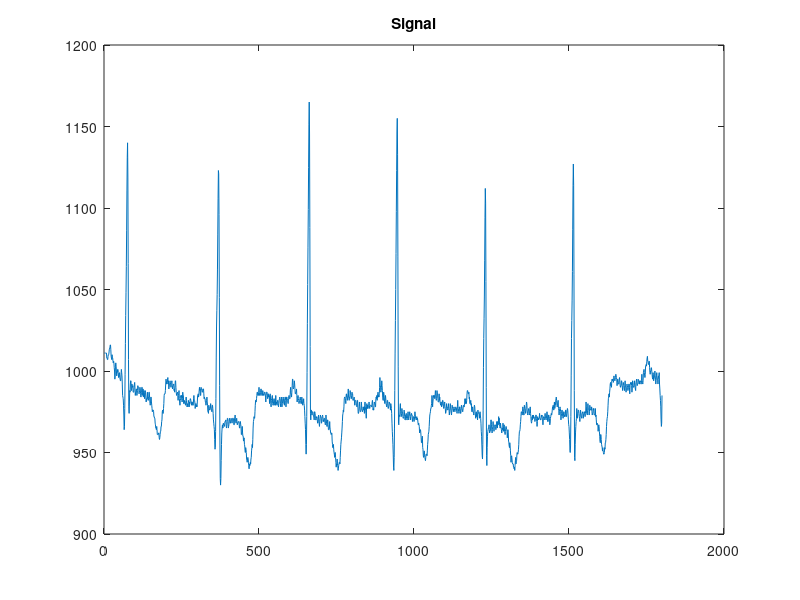

Write MATLAB code to recreate this figure. (Note: this script raises an error after producing the figure.)
% File: wavdemo.m
% demonstrates various commands in the wavelet toolbox
clc;
clear all;
close all;
global e3;
% load sumsin
% x=sumsin;
load 100m;
me1=[0.85916,0.15893,0.85917,0.39038,69.916];
me2=[0.86125,0.14727,0.86018,0.446,69.781];
cov1=[0.0007067	-0.00080978	0.00070534	6.301e-005	-0.069454;
-0.00080978	0.013886	-0.00079216	-0.00031452	0.11299;
0.00070534	-0.00079216	0.00070404	6.2894e-005	-0.069259;
6.301e-005	-0.00031452	6.2894e-005	0.00031071	-0.007983;
-0.069454	0.11299	-0.069259	-0.007983	7.2403];
cov2=[0.00023458	-0.00062327	0.00013742	5.2401e-005	-0.013761;
-0.00062327	0.0082389	-0.00061148	-0.00056997	0.06373;
0.00013742	-0.00061148	0.00022262	0.000116	-0.020627;
5.2401e-005	-0.00056997	0.000116	0.038663	-0.010595;
-0.013761	0.06373	-0.020627	-0.010595	1.9439];
n=length(val);
n1=n/2;
e=mod(n,50);
w=(n-e)/50;
for i=1:n1;
    s(i)=(val(i));
end
%plot the original signal
aa=1:length(s);
q=length(val);
w=length(s);
figure;
plot(aa,s);
title('Signal');
[C,L] = wavedec(s,8,'db6');
A8 = wrcoef('a', C, L, 'db6', 8);
D8 = wrcoef('d', C, L, 'db6', 8);
D7 = wrcoef('d', C, L, 'db6', 7);
D6 = wrcoef('d', C, L, 'db6', 6);
D5 = wrcoef('d', C, L, 'db6', 5);
D4 = wrcoef('d', C, L, 'db6', 4);
D3 = wrcoef('d', C, L, 'db6', 3);
D2 = wrcoef('d', C, L, 'db6', 2);
A1 = wrcoef('a', C, L, 'db6', 1);
D1 = wrcoef('d', C, L, 'db6', 1);
z=D8+D7+D6+D5+D4+D3+D2+D1+A8;
a=[z' s'];
e1=D3+D4+D5; 
e2=D4.*(D3+D5)/(2^8); %R peak
E3=abs(e1.*e2); 
e11=abs(e1.*e1);%QRS complex
%%%%%%%%%%%%%%%%%%%%%%%%%%%%%%%%%%%%%%%%%%%%%%%%%%%%%%%%%%%%%%%%%%%%%%%%%%%
%R-peak
b=0;
j=1;
for i=1:length(e11)
    if e11(i)>0.1
        r(i)=1;
        b(j)=i;
        j=j+1;
    else
        r(i)=0;
    end
end
j=1;
k=1;
l=1;
for i=1:(length(b)-1)
        if (b(i+1)-b(i)<50)
            d(k)=s(b(i));
            k=k+1;
        else
            d(k)=s(b(i));
            [c,j]=max(d(1:k));
            r_max(l)=c;
            r_ind(l)=b(j);
            d=0;
            k=k+1;
            l=l+1;            
        end
end
d(k)=s(b(i+1));
[c,j]=max(d(1:k));
r_max(l)=c;
r_ind(l)=b(k);
rwave(length(s))=0;
for i=1:length(b)
    if(s(b(i))>0.1)
        rwave(b(i))=1;
    else
        rwave(b(i))=0;
    end
end
j=1;
r_peak(length(s))=0;
while(j<length(r_ind))
    for i=1:length(r)
        r_peak(r_ind(j))=1;
    end
    j=j+1;
end
figure
plot(1:length(s),s,'g',1:length(r_peak),r_peak,'r');
title('R-Peak');
%%%%%%%%%%%%%%%%%%%%%%%%%%%%%%%%%%%%%%%%%%%%%%%%%%%%%%%%%%%%%%%%%%%%%%%%%%%
%Q-peak
e3=D2+D3+D4+D5;
for i=1:length(e3)
    e(i+3)=e3(i);
end
e(length(e):length(e)+2)=0;
for i=3:length(e3)
    f(i)=(-e(i+2)+8*(e(i+1))-8*(e(i-1))+e(i-2))/12;
end
f1=0;
for i=1:length(f)
    f1(i+25)=f(i);
end
for i=1:length(r_ind)
    j=r_ind(i)-5;
    y=-1;
    if(r_ind(i)>5)
    while(y<0)
        y=f1(j-1)-f1(j);
        j=j-1;
    end
    q_ind(i)=j;
    q_max(i)=s(j);
    q_peak(j)=-1;
    end
end
figure
plot(1:length(s),s,'g',1:length(q_peak),q_peak,'r');
title('Q-Peak');
%%%%%%%%%%%%%%%%%%%%%%%%%%%%%%%%%%%%%%%%%%%%%%%%%%%%%%%%%%%%%%%%%%%%%%%%%%%
%S-peak
for i=1:length(r_ind)
    j=r_ind(i)+5;
    y=-1;
    if(r_ind(i)>5)
    while(y<0)
        y=f(j)-f(j+1);
        j=j+1;
    end
    s_ind(i)=j+1;
    s_max(i)=s(j+1);
    end
end
for i=1:length(s_ind)
    if(s_ind(i)>20)
    [val ind]=min(s((s_ind(i)-20):(s_ind(i)+20)));
    s_ind(i)=ind+s_ind(i);
    s_max(i)=s(s_ind(i));
    s_peak(s_ind(i))=-1;
    else
    [val ind]=max(s(1:s_ind(i)+20));
    s_ind(i)=ind+s_ind(i);
    s_max(i)=s(ind+s_ind(i));
    s_peak(ind+s_ind(i))=-1;
    end
end
s(length(s)+1:length(s)+100)=0;
figure
plot(1:length(s),s,'g',1:length(s_peak),s_peak,'r');
title('S_peak');
%%%%%%%%%%%%%%%%%%%%%%%%%%%%%%%%%%%%%%%%%%%%%%%%%%%%%%%%%%%%%%%%%%%%%%%%%%%
%T-peak
e4=D6+D7;
e4(length(e4):length(e4)+100)=0;
for i=1:length(s_ind)
    j=s_ind(i)+90;
    y=-1;
    while(y<0)
        y=e4(j)-e4(j+1);
        j=j+1;
    end
    t_ind(i)=j+1;
    t_max(i)=s(j+1);
end
for i=1:length(t_ind)
    if(t_ind(i)>20)
    [val ind]=max(s(t_ind(i)-20:t_ind(i)+20));
    t_ind(i)=ind+t_ind(i)-20;
    t_max(i)=s(ind+t_ind(i)-20);
    t_peak(ind+t_ind(i)-20)=-1;
    else
    [val ind]=max(s(1:t_ind(i)+20));
    t_ind(i)=ind+t_ind(i);
    t_max(i)=s(ind+t_ind(i));
    t_peak(ind+t_ind(i))=-1;
    end
end
figure;
plot(1:length(s),s,'g',1:length(t_peak),t_peak,'r');
title('T-peak');
%%%%%%%%%%%%%%%%%%%%%%%%%%%%%%%%%%%%%%%%%%%%%%%%%%%%%%%%%%%%%%%%%%%%%%%%%%%
%P-peak
for i=1:length(s_ind)
    j=q_ind(i)-5;
    y=-1;
    if(q_ind(i)>5)
    while(y<0 && (j-1)~=0)
        y=e4(j-1)-e4(j);
        j=j-1;
    end
    p_ind(i)=j+1;
    p_max(i)=s(j+1);
    end
end
for i=1:length(p_ind)
    if(p_ind(i)>20)
    [val ind]=max(s(p_ind(i)-20:p_ind(i)+20));
    p_ind(i)=ind+p_ind(i)-20;
    p_max(i)=s(ind+p_ind(i)-20);
    p_peak(ind+p_ind(i)-20)=-1;
    else
    [val ind]=max(s(1:p_ind(i)+20));
    p_ind(i)=ind+p_ind(i);
    p_max(i)=s(ind+p_ind(i));
    p_peak(ind+p_ind(i))=-1;
    end
end
figure;
plot(1:length(s),s,'g',1:length(p_peak),p_peak,'r');
title('P-Peak');
%%%%%%%%%%%%%%%%%%%%%%%%%%%%%%%%%%%%%%%%%%%%%%%%%%%%%%%%%%%%%%%%%%%%%%%%%%%
for i=1:length(s_ind)
    s_t_interval(i)=(t_ind(i)-s_ind(i))/360;
end
%%%%%%%%%%%%%%%%%%%%%%%%%%%%%%%%%%%%%%%%%%%%%%%%%%%%%%%%%%%%%%%%%%%%%%%%%%
for i=1:length(r_ind)-1
    r_r_interval(i)=(r_ind(i+1)-r_ind(i))/360;
end
r_peaks_count=length(r_ind)
%%%%%%%%%%%%%%%%%%%%%%%%%%%%%%%%%%%%%%%%%%%%%%%%%%%%%%%%%%%%%%%%%%%%%%%%%%
for i=1:length(t_ind)-1
    t_t_interval(i)=(t_ind(i+1)-t_ind(i))/360;
end
%%%%%%%%%%%%%%%%%%%%%%%%%%%%%%%%%%%%%%%%%%%%%%%%%%%%%%%%%%%%%%%%%%%%%%%%%%
for i=1:(length(r_ind)-1)
    p_r_interval(i)=(r_ind(i+1)-p_ind(i))/360;
end

%%%%%%%%%%%%%%%%%%%%%%%%%%%%%%%%%%%%%%%%%%%%%%%%%%%%%%%%%%%%%%%%%%%%%%%%%%
for i=1:min(length(q_ind),length(t_ind))
    q_t_interval(i)=(t_ind(i)-q_ind(i))/360;
end
%%%%%%%%%%%%%%%%%%%%%%%%%%%%%%%%%%%%%%%%%%%%%%%%%%%%%%%%%%%%%%%%%%%%%%%%%%
for i=1:length(p_ind)-1
    p_p_interval(i)=(p_ind(i+1)-p_ind(i))/360;
end
%%%%%%%%%%%%%%%%%%%%%%%%%%%%%%%%%%%%%%%%%%%%%%%%%%%%%%%%%%%%%%%%%%%%%%%%%%
consolidated=[mean(p_p_interval),mean(p_r_interval),mean(r_r_interval),mean(q_t_interval),mean(r_peaks_count)*2];
a=me1';
 b=me2';
 x=consolidated';
  m1 = 1/sqrt((2*pi)^2*det(cov1)) * exp(-((x-a)'*inv(cov1)*(x-a))/2); % Compute likelihood
  m2 = 1/sqrt((2*pi)^2*det(cov2)) * exp(-((x-b)'*inv(cov2)*(x-b))/2); % Compute likelihood
   Px1=1/2;
   Px2=1/2;
      m=[m1 m2]*1/2;
      Po=(m/sum(m));
[value class]=max(Po);
if class==1
    disp('normal')
else
    disp('abnormal')
end